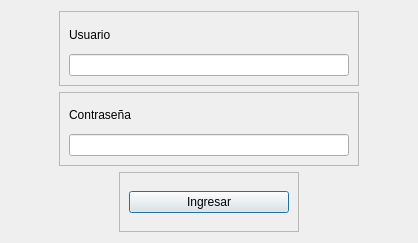
<?xml version="1.0" encoding="UTF-8"?>
<ui version="4.0">
 <class>Login</class>
 <widget class="QDialog" name="Login">
  <property name="geometry">
   <rect>
    <x>0</x>
    <y>0</y>
    <width>418</width>
    <height>243</height>
   </rect>
  </property>
  <property name="windowTitle">
   <string>Dialog</string>
  </property>
  <layout class="QVBoxLayout" name="verticalLayout">
   <item alignment="Qt::AlignmentFlag::AlignHCenter">
    <widget class="QFrame" name="frameUser">
     <property name="minimumSize">
      <size>
       <width>300</width>
       <height>0</height>
      </size>
     </property>
     <property name="maximumSize">
      <size>
       <width>16777215</width>
       <height>120</height>
      </size>
     </property>
     <property name="frameShape">
      <enum>QFrame::Shape::StyledPanel</enum>
     </property>
     <property name="frameShadow">
      <enum>QFrame::Shadow::Raised</enum>
     </property>
     <layout class="QVBoxLayout" name="verticalLayout_2">
      <item>
       <widget class="QLabel" name="lblUser">
        <property name="maximumSize">
         <size>
          <width>180</width>
          <height>60</height>
         </size>
        </property>
        <property name="text">
         <string>Usuario</string>
        </property>
       </widget>
      </item>
      <item>
       <widget class="QLineEdit" name="txtUser"/>
      </item>
     </layout>
    </widget>
   </item>
   <item alignment="Qt::AlignmentFlag::AlignHCenter">
    <widget class="QFrame" name="framePassword">
     <property name="minimumSize">
      <size>
       <width>300</width>
       <height>0</height>
      </size>
     </property>
     <property name="maximumSize">
      <size>
       <width>16777215</width>
       <height>120</height>
      </size>
     </property>
     <property name="frameShape">
      <enum>QFrame::Shape::StyledPanel</enum>
     </property>
     <property name="frameShadow">
      <enum>QFrame::Shadow::Raised</enum>
     </property>
     <layout class="QVBoxLayout" name="verticalLayout_3">
      <item>
       <widget class="QLabel" name="lblPassword">
        <property name="maximumSize">
         <size>
          <width>180</width>
          <height>60</height>
         </size>
        </property>
        <property name="text">
         <string>Contraseña</string>
        </property>
       </widget>
      </item>
      <item>
       <widget class="QLineEdit" name="txtPassword">
        <property name="echoMode">
         <enum>QLineEdit::EchoMode::Password</enum>
        </property>
       </widget>
      </item>
     </layout>
    </widget>
   </item>
   <item alignment="Qt::AlignmentFlag::AlignHCenter">
    <widget class="QFrame" name="frameLogin">
     <property name="minimumSize">
      <size>
       <width>180</width>
       <height>0</height>
      </size>
     </property>
     <property name="maximumSize">
      <size>
       <width>600</width>
       <height>60</height>
      </size>
     </property>
     <property name="frameShape">
      <enum>QFrame::Shape::StyledPanel</enum>
     </property>
     <property name="frameShadow">
      <enum>QFrame::Shadow::Raised</enum>
     </property>
     <layout class="QVBoxLayout" name="verticalLayout_4">
      <item>
       <widget class="QPushButton" name="pushLogin">
        <property name="text">
         <string>Ingresar</string>
        </property>
       </widget>
      </item>
     </layout>
    </widget>
   </item>
  </layout>
 </widget>
 <resources/>
 <connections/>
</ui>
